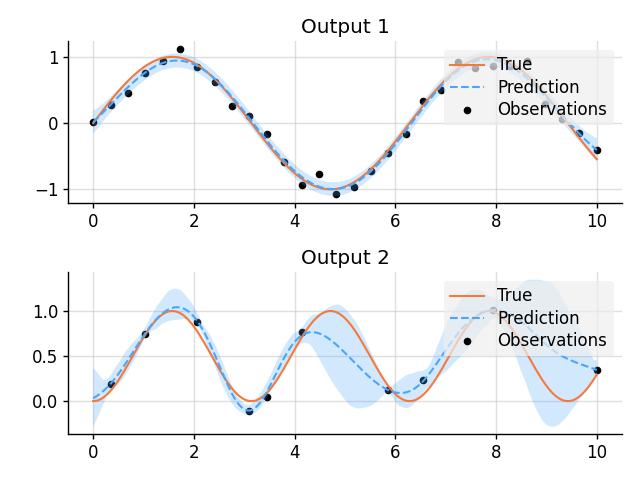

Here is the Python script that generated this plot:
import matplotlib.pyplot as plt
import numpy as np
import tensorflow as tf
from varz.spec import parametrised, Positive
from varz.tensorflow import Vars, minimise_l_bfgs_b
from wbml.plot import tweak

from stheno.tensorflow import B, Measure, GP, Delta, EQ

# Define points to predict at.
x = B.linspace(tf.float64, 0, 10, 200)
x_obs1 = B.linspace(tf.float64, 0, 10, 30)
inds2 = np.random.permutation(len(x_obs1))[:10]
x_obs2 = B.take(x_obs1, inds2)

# Construction functions to predict and observations.
f1_true = B.sin(x)
f2_true = B.sin(x) ** 2

y1_obs = B.sin(x_obs1) + 0.1 * B.randn(*x_obs1.shape)
y2_obs = B.sin(x_obs2) ** 2 + 0.1 * B.randn(*x_obs2.shape)


@parametrised
def model(
    vs,
    var1: Positive = 1,
    scale1: Positive = 1,
    noise1: Positive = 0.1,
    var2: Positive = 1,
    scale2: Positive = 1,
    noise2: Positive = 0.1,
):
    # Construct model for first layer:
    prior1 = Measure()
    f1 = GP(var1 * EQ() > scale1, measure=prior1)
    e1 = GP(noise1 * Delta(), measure=prior1)
    y1 = f1 + e1

    # Construct model for second layer:
    prior2 = Measure()
    f2 = GP(var2 * EQ() > scale2, measure=prior2)
    e2 = GP(noise2 * Delta(), measure=prior2)
    y2 = f2 + e2

    return f1, y1, f2, y2


def objective(vs):
    f1, y1, f2, y2 = model(vs)

    x1 = x_obs1
    x2 = B.stack(x_obs2, B.take(y1_obs, inds2), axis=1)
    evidence = y1(x1).logpdf(y1_obs) + y2(x2).logpdf(y2_obs)

    return -evidence


# Learn hyperparameters.
vs = Vars(tf.float64)
minimise_l_bfgs_b(objective, vs)

# Compute posteriors.
f1, y1, f2, y2 = model(vs)
x1 = x_obs1
x2 = B.stack(x_obs2, B.take(y1_obs, inds2), axis=1)
post1 = f1.measure | (y1(x1), y1_obs)
post2 = f2.measure | (y2(x2), y2_obs)
f1_post = post1(f1)
f2_post = post2(f2)

# Predict first output.
mean1, lower1, upper1 = f1_post(x).marginals()

# Predict second output with Monte Carlo.
samples = [
    f2_post(B.stack(x, f1_post(x).sample()[:, 0], axis=1)).sample()[:, 0]
    for _ in range(100)
]
mean2 = np.mean(samples, axis=0)
lower2 = np.percentile(samples, 2.5, axis=0)
upper2 = np.percentile(samples, 100 - 2.5, axis=0)

# Plot result.
plt.figure()

plt.subplot(2, 1, 1)
plt.title("Output 1")
plt.plot(x, f1_true, label="True", style="test")
plt.scatter(x_obs1, y1_obs, label="Observations", style="train", s=20)
plt.plot(x, mean1, label="Prediction", style="pred")
plt.fill_between(x, lower1, upper1, style="pred")
tweak()

plt.subplot(2, 1, 2)
plt.title("Output 2")
plt.plot(x, f2_true, label="True", style="test")
plt.scatter(x_obs2, y2_obs, label="Observations", style="train", s=20)
plt.plot(x, mean2, label="Prediction", style="pred")
plt.fill_between(x, lower2, upper2, style="pred")
tweak()

plt.savefig("readme_example7_gpar.png")
plt.show()
